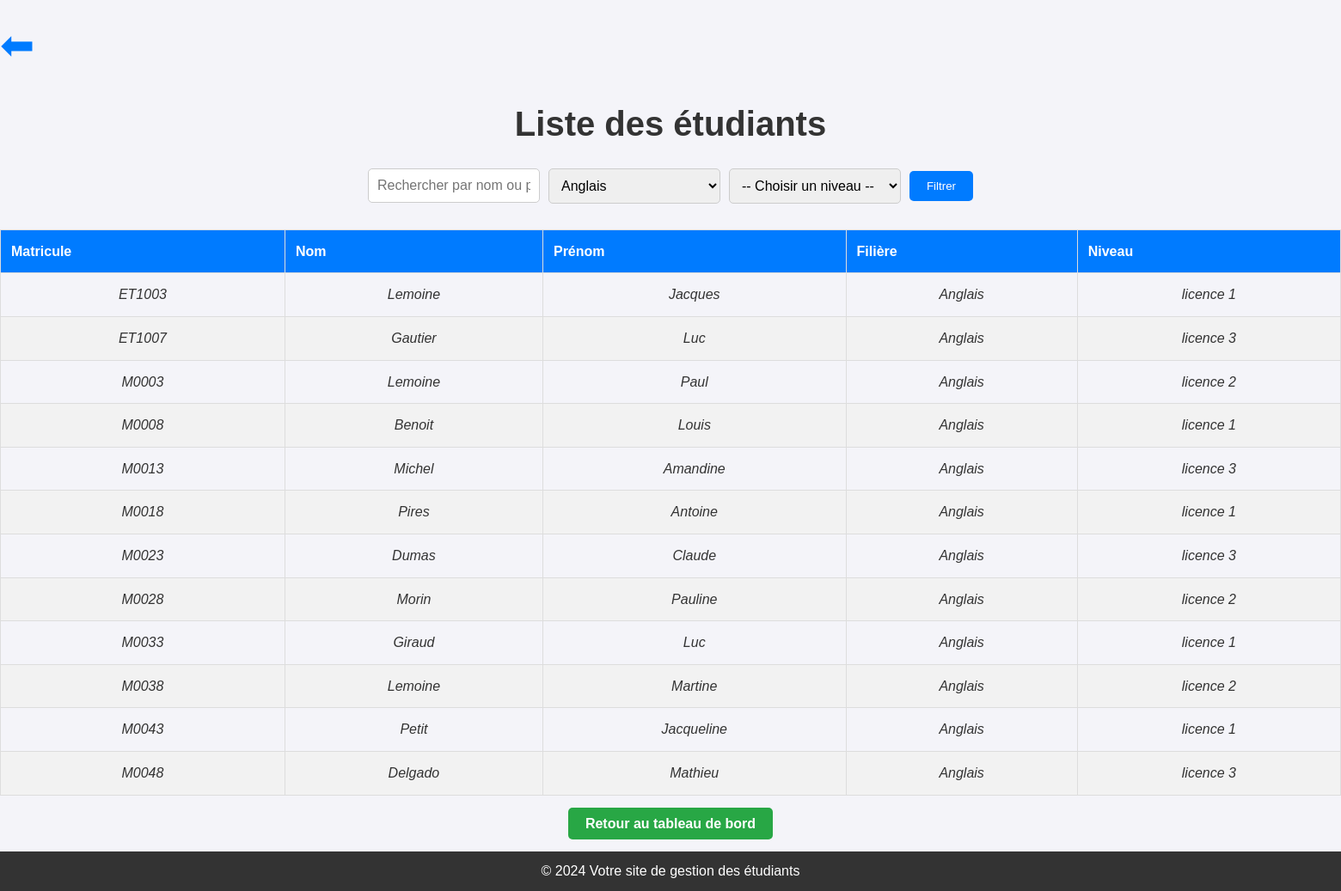
Page /listes.php?filiere=3 on the committed database.
### tables this page shows
CREATE TABLE IF NOT EXISTS `etudiants` (
  `idetu` int NOT NULL AUTO_INCREMENT,
  `matricule` varchar(15) NOT NULL,
  `nom` varchar(100) NOT NULL,
  `prenom` varchar(100) NOT NULL,
  `email` varchar(100) DEFAULT NULL,
  `mot_de_passe` varchar(255) NOT NULL,
  `type_parrainage` enum('parrain','filleul') DEFAULT NULL,
  `contact` varchar(15) DEFAULT NULL,
  `filiere_id` int DEFAULT NULL,
  `niveau_id` int DEFAULT NULL,
  `photo_profil` varchar(255) DEFAULT 'image/profil.jpg',
  PRIMARY KEY (`idetu`),
  UNIQUE KEY `matricule` (`matricule`),
  UNIQUE KEY `email` (`email`),
  KEY `fk_etudiants_filiere` (`filiere_id`),
  KEY `fk_etudiants_niveau` (`niveau_id`)
);

CREATE TABLE IF NOT EXISTS `filieres` (
  `idfil` int NOT NULL AUTO_INCREMENT,
  `nom_filiere` varchar(100) NOT NULL,
  PRIMARY KEY (`idfil`)
);

CREATE TABLE IF NOT EXISTS `niveaux` (
  `idniv` int NOT NULL AUTO_INCREMENT,
  `nom_niveau` varchar(50) NOT NULL,
  PRIMARY KEY (`idniv`)
);

### listes.php (the view, shortened to what this page needs)
<?php
require_once 'connexion.php';
$filiere = isset($_GET['filiere']) ? $_GET['filiere'] : '';
$query = "SELECT etudiants.*, filieres.nom_filiere, niveaux.nom_niveau
          FROM etudiants
          LEFT JOIN filieres ON etudiants.filiere_id = filieres.idfil
          LEFT JOIN niveaux ON etudiants.niveau_id = niveaux.idniv
          WHERE 1";
if ($filiere) {
    $query .= " AND etudiants.filiere_id = $filiere";
}
$students = $pdo->query($query)->fetchAll();
$queryFilieres = "SELECT * FROM filieres";
$filieres = $pdo->query($queryFilieres)->fetchAll();
?>
<!DOCTYPE html>
<html lang="fr">
<head>
    <link rel="stylesheet" href="css/listes.css">
</head>
<body>
    <main>
        <a href="#end" class="scroll-to-end">⬅</a><h1>Liste des étudiants</h1>
        <form action="listes.php" method="GET" class="form-container">
            <input type="text" id="searchInput" onkeyup="searchTable()" placeholder="Rechercher par nom ou prénom" value="">
            <select name="filiere">
                <?php foreach ($filieres as $filiereOption): ?>
                    <option value="<?php echo $filiereOption['idfil']; ?>" <?php echo ($filiere == $filiereOption['idfil']) ? 'selected' : ''; ?>>
                        <?php echo $filiereOption['nom_filiere']; ?>
                    </option>
                <?php endforeach; ?>
            </select>
            <select name="niveau">
                <option value="">-- Choisir un niveau --</option>
            </select>
            <button type="submit">Filtrer</button>
        </form>
        <table id="studentsTable">
            <thead>
                <tr>
                    <th>Matricule</th>
                    <th>Nom</th>
                    <th>Prénom</th>
                    <th>Filière</th>
                    <th>Niveau</th>
                </tr>
            </thead>
            <tbody>
                <?php if (!empty($students)): ?>
                    <?php foreach ($students as $student): ?>
                        <tr>
                            <td><?php echo htmlspecialchars($student['matricule']); ?></td>
                            <td><?php echo htmlspecialchars($student['nom']); ?></td>
                            <td><?php echo htmlspecialchars($student['prenom']); ?></td>
                            <td><?php echo htmlspecialchars($student['nom_filiere']); ?></td>
                            <td><?php echo htmlspecialchars($student['nom_niveau']); ?></td>
                        </tr>
                    <?php endforeach; ?>
                <?php else: ?>
                    <tr>
                        <td colspan="5">Aucun étudiant trouvé.</td>
                    </tr>
                <?php endif; ?>
            </tbody>
        </table>
        <div class="admin-back" id="end">
            <a href="page_admin.php" class="btn-back">Retour au tableau de bord</a>
        </div>
    </main>
    <footer>
        <p>&copy; 2024 Votre site de gestion des étudiants</p>
    </footer>
</body>
</html>

### css/listes.css (style rules this page uses)
* { margin: 0; padding: 0; box-sizing: border-box; font-family: Arial, sans-serif; }
body { background-color: #f4f4f9; color: #333; line-height: 1.6; }
h1 { text-align: center; margin: 20px 0; font-size: 2.5em; color: #333; }
footer { background-color: #333; color: white; text-align: center; padding: 10px; margin-top: 20px; }
.scroll-to-end { display: block; text-align: center; margin-top: 15px; padding-right: 10000px; font-size: 3rem; color: #007bff; text-decoration: none; }
.form-container { display: flex; justify-content: center; align-items: center; gap: 10px; margin: 20px 0; flex-wrap: wrap; }
.form-container input[type="text"], .form-container select { padding: 10px; font-size: 1em; border: 1px solid #ccc; border-radius: 5px; width: 200px; }
.form-container button { padding: 10px 20px; background-color: #007bff; color: white; border: none; border-radius: 5px; cursor: pointer; }
table { width: 100%; border-collapse: collapse; margin-top: 30px; }
table th, table td { padding: 12px; text-align: left; border: 1px solid #ddd; }
table th { background-color: #007bff; color: white; }
table tr:nth-child(even) { background-color: #f2f2f2; }
table tbody tr td { text-align: center; font-style: italic; }
.admin-back { text-align: center; margin-top: 20px; }
.btn-back { padding: 10px 20px; background-color: #28a745; color: white; text-decoration: none; border-radius: 5px; font-weight: bold; }

### rows in the picture
etudiants: matricule "ET1003", nom "Lemoine", prenom "Jacques", filiere.nom_filiere "Anglais", niveaux.nom_niveau "licence 1"
etudiants: matricule "ET1007", nom "Gautier", prenom "Luc", filiere.nom_filiere "Anglais", niveaux.nom_niveau "licence 3"
etudiants: matricule "M0003", nom "Lemoine", prenom "Paul", filiere.nom_filiere "Anglais", niveaux.nom_niveau "licence 2"
etudiants: matricule "M0008", nom "Benoit", prenom "Louis", filiere.nom_filiere "Anglais", niveaux.nom_niveau "licence 1"
etudiants: matricule "M0013", nom "Michel", prenom "Amandine", filiere.nom_filiere "Anglais", niveaux.nom_niveau "licence 3"
etudiants: matricule "M0018", nom "Pires", prenom "Antoine", filiere.nom_filiere "Anglais", niveaux.nom_niveau "licence 1"
etudiants: matricule "M0023", nom "Dumas", prenom "Claude", filiere.nom_filiere "Anglais", niveaux.nom_niveau "licence 3"
etudiants: matricule "M0028", nom "Morin", prenom "Pauline", filiere.nom_filiere "Anglais", niveaux.nom_niveau "licence 2"
etudiants: matricule "M0033", nom "Giraud", prenom "Luc", filiere.nom_filiere "Anglais", niveaux.nom_niveau "licence 1"
etudiants: matricule "M0038", nom "Lemoine", prenom "Martine", filiere.nom_filiere "Anglais", niveaux.nom_niveau "licence 2"
etudiants: matricule "M0043", nom "Petit", prenom "Jacqueline", filiere.nom_filiere "Anglais", niveaux.nom_niveau "licence 1"
etudiants: matricule "M0048", nom "Delgado", prenom "Mathieu", filiere.nom_filiere "Anglais", niveaux.nom_niveau "licence 3"

### other values in the picture
form field filiere "Anglais"
